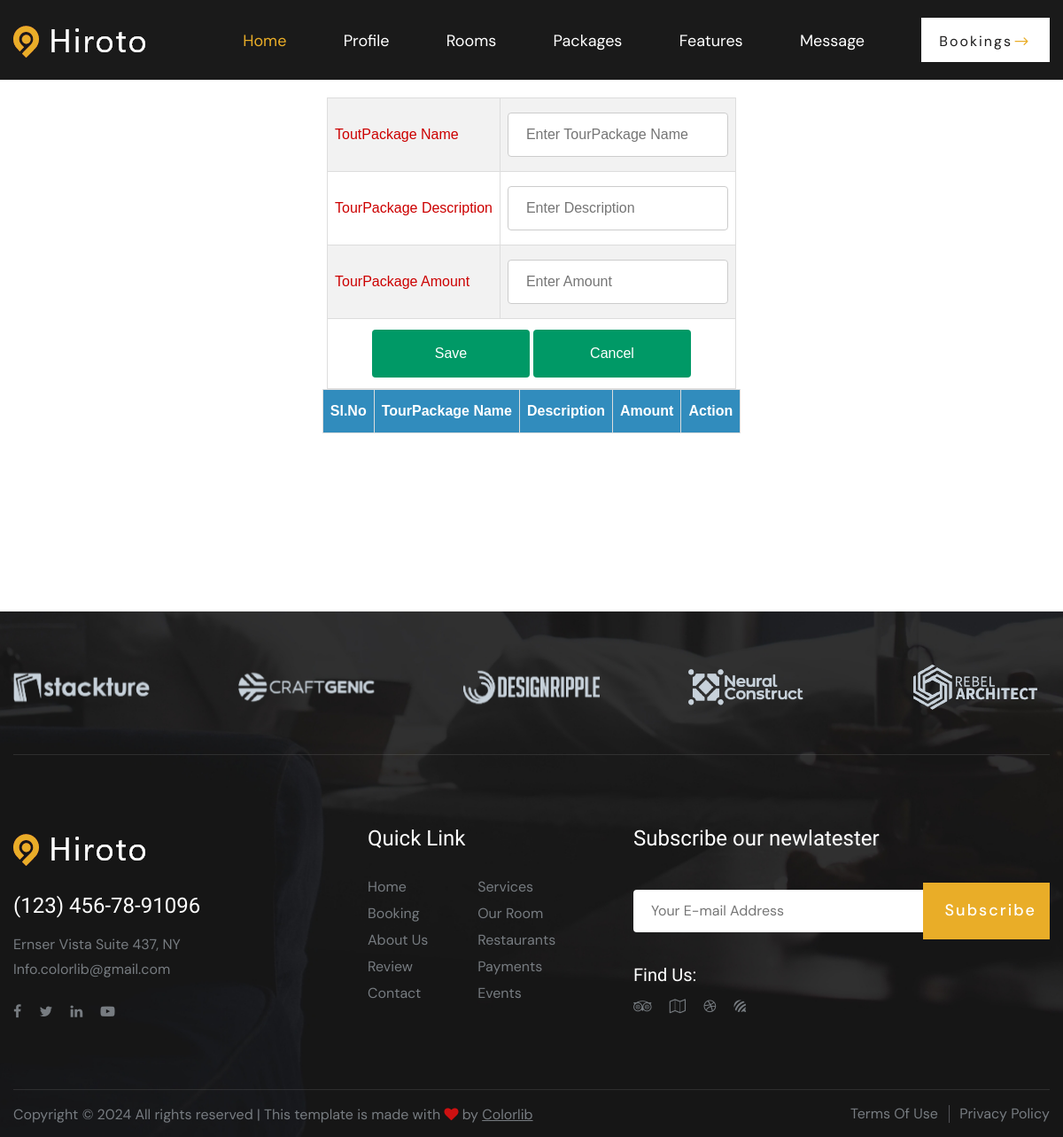
/Hotel/TourPackages/ (signed in), run on an earlier commit of the app's database.
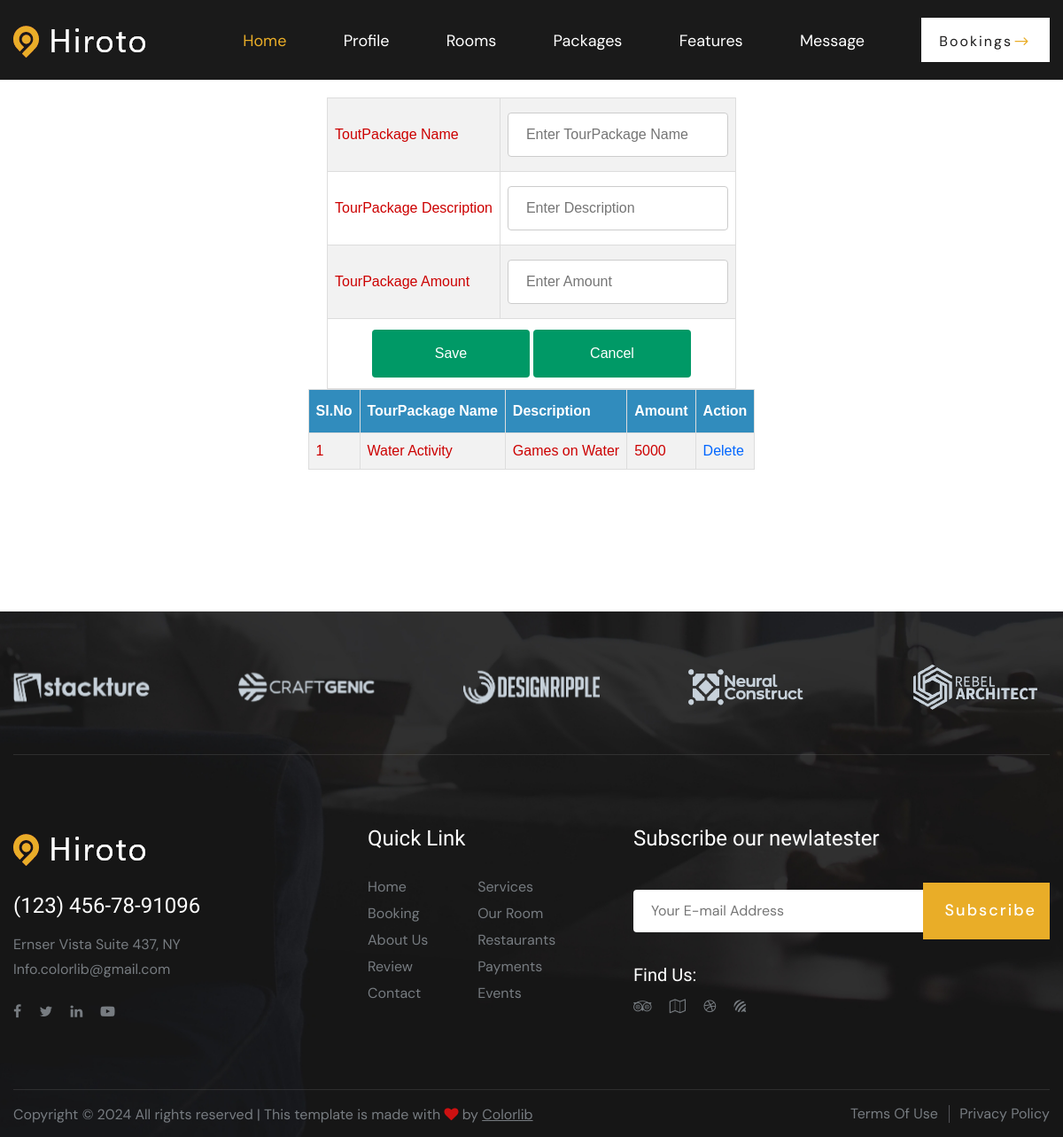
And on a later commit of the database.
### Hotel/models.py (models this page shows)
class tbl_tourpackages(models.Model):
    tourpackages_name=models.CharField(max_length=50)
    tourpackages_description=models.CharField(max_length=50)
    tourpackages_amount=models.CharField(max_length=50)
    hotel =models.ForeignKey(tbl_newhotel,null=True,on_delete=models.CASCADE)

### Hotel/views.py (the view)
# urls.py: path('TourPackages/', views.TourPackagesInsertSelect,name="TourPackagesInsertSelect"),
def TourPackagesInsertSelect(request):
    data=tbl_tourpackages.objects.filter(hotel=request.session["hid"])
    hotelid=tbl_newhotel.objects.get(id=request.session["hid"])
    if request.method=="POST":
        hotelid=tbl_newhotel.objects.get(id=request.session["hid"])
        tourpackagename=request.POST.get('txtname')
        tourpackagedesc=request.POST.get('txtdesc')
        tourpackageamount=request.POST.get('txtamount')
        tbl_tourpackages.objects.create(tourpackages_name=tourpackagename,tourpackages_description=tourpackagedesc,tourpackages_amount=tourpackageamount,hotel=hotelid)
        return redirect("Hotel:TourPackagesInsertSelect")
    else:
        return render(request,"Hotel/TourPackages.html",{'data':data})

### Hotel/Templates/Hotel/TourPackages.html (shortened to what this page needs)
{% extends 'Hotel/Header.html' %}
{% load static %}
{% block content %}
<!DOCTYPE html>
<html lang="en">
<head>
</head>
<body>
    <form method="POST">
        <table align="center">
            <tr>
                <tr>
                    <td>ToutPackage Name</td>
                    <td><input type="text" name="txtname" placeholder="Enter TourPackage Name" required value="{{editdata.tourpackages_name}}"></td>
                </tr>
                <tr>
                <td>TourPackage Description</td>
                    <td><input type="text" name="txtdesc" placeholder="Enter Description" required value="{{editdata.tourpackages_description}}"></td>
                </tr>
            <tr>
                <td>TourPackage Amount</td>
                <td><input type="text" name="txtamount" placeholder="Enter Amount" required value="{{editdata.tourpackages_amount}}"></td>
            </tr>
            <tr>
                <td colspan="2" align="center">
                    <input type="submit" name="btnsubmit" value="Save">
                    <input type="reset" name="btncancel" value="Cancel">
                </td>
            </tr>
        </table>
    </form>
    <table border="1" align="center" cellpadding="10">
        <tr>
            <th>Sl.No</th>
            <th>TourPackage Name</th>
            <th>Description</th>
            <th>Amount</th>
            <th>Action</th>
        </tr>
        {% for i in data %}
        <tr>
            <td>{{forloop.counter}}</td>
            <td>{{i.tourpackages_name}}</td>
            <td>{{i.tourpackages_description}}</td>
            <td>{{i.tourpackages_amount}}</td>
            <td><a href="{% url 'Hotel:delTourPackages' i.id %}">Delete</a></td>
        </tr>
        {% endfor %}
    </table>
</body>
</html>
{% endblock content %}

What changed in the data, as far as the page shows it:
added tbl_tourpackages: tourpackages_name "Water Activity", tourpackages_description "Games on Water", tourpackages_amount "5000"
